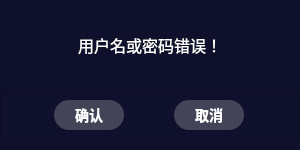
<?xml version="1.0" encoding="UTF-8"?>
<ui version="4.0">
 <class>Confirm</class>
 <widget class="QDialog" name="Confirm">
  <property name="geometry">
   <rect>
    <x>0</x>
    <y>0</y>
    <width>300</width>
    <height>150</height>
   </rect>
  </property>
  <property name="sizePolicy">
   <sizepolicy hsizetype="Fixed" vsizetype="Fixed">
    <horstretch>0</horstretch>
    <verstretch>0</verstretch>
   </sizepolicy>
  </property>
  <property name="minimumSize">
   <size>
    <width>300</width>
    <height>150</height>
   </size>
  </property>
  <property name="maximumSize">
   <size>
    <width>300</width>
    <height>150</height>
   </size>
  </property>
  <property name="windowTitle">
   <string>Dialog</string>
  </property>
  <property name="styleSheet">
   <string notr="true">background-color:#0f102c;</string>
  </property>
  <layout class="QVBoxLayout" name="verticalLayout">
   <property name="spacing">
    <number>0</number>
   </property>
   <property name="leftMargin">
    <number>0</number>
   </property>
   <property name="topMargin">
    <number>0</number>
   </property>
   <property name="rightMargin">
    <number>0</number>
   </property>
   <property name="bottomMargin">
    <number>10</number>
   </property>
   <item>
    <widget class="QLabel" name="label">
     <property name="sizePolicy">
      <sizepolicy hsizetype="Preferred" vsizetype="Expanding">
       <horstretch>0</horstretch>
       <verstretch>0</verstretch>
      </sizepolicy>
     </property>
     <property name="font">
      <font>
       <pointsize>-1</pointsize>
      </font>
     </property>
     <property name="styleSheet">
      <string notr="true">color:white;font-size:16px;</string>
     </property>
     <property name="text">
      <string>用户名或密码错误！</string>
     </property>
     <property name="alignment">
      <set>Qt::AlignCenter</set>
     </property>
    </widget>
   </item>
   <item>
    <widget class="QFrame" name="frame">
     <property name="sizePolicy">
      <sizepolicy hsizetype="Preferred" vsizetype="Minimum">
       <horstretch>0</horstretch>
       <verstretch>0</verstretch>
      </sizepolicy>
     </property>
     <property name="styleSheet">
      <string notr="true">QPushButton{
	background-color:#434458;
	color:white;
	font-size:14px;
	font-weight:600;
	border-radius:15px;
}
QPushButton:hover{
	background-color:#333448;
}</string>
     </property>
     <property name="frameShape">
      <enum>QFrame::StyledPanel</enum>
     </property>
     <property name="frameShadow">
      <enum>QFrame::Raised</enum>
     </property>
     <layout class="QHBoxLayout" name="horizontalLayout">
      <item>
       <widget class="QPushButton" name="pushButton">
        <property name="sizePolicy">
         <sizepolicy hsizetype="Fixed" vsizetype="Fixed">
          <horstretch>0</horstretch>
          <verstretch>0</verstretch>
         </sizepolicy>
        </property>
        <property name="minimumSize">
         <size>
          <width>70</width>
          <height>30</height>
         </size>
        </property>
        <property name="cursor">
         <cursorShape>PointingHandCursor</cursorShape>
        </property>
        <property name="styleSheet">
         <string notr="true"/>
        </property>
        <property name="text">
         <string>确认</string>
        </property>
       </widget>
      </item>
            <item>
       <widget class="QPushButton" name="cancelButton">
        <property name="sizePolicy">
         <sizepolicy hsizetype="Fixed" vsizetype="Fixed">
          <horstretch>0</horstretch>
          <verstretch>0</verstretch>
         </sizepolicy>
        </property>
        <property name="minimumSize">
         <size>
          <width>70</width>
          <height>30</height>
         </size>
        </property>
        <property name="cursor">
         <cursorShape>PointingHandCursor</cursorShape>
        </property>
        <property name="styleSheet">
         <string notr="true"/>
        </property>
        <property name="text">
         <string>取消</string>
        </property>
       </widget>
      </item>
     </layout>
    </widget>
   </item>
  </layout>
 </widget>
 <resources/>
 <connections/>
</ui>
